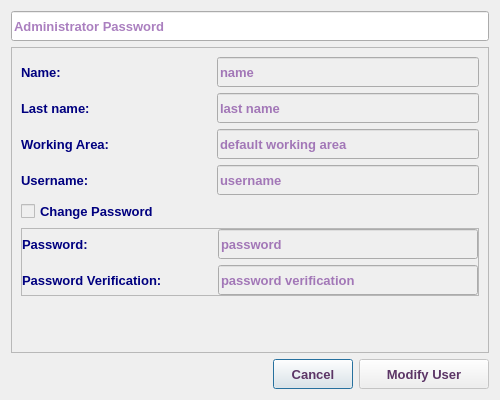
<?xml version="1.0" encoding="UTF-8"?>
<ui version="4.0">
 <class>EditUserDialog</class>
 <widget class="QDialog" name="EditUserDialog">
  <property name="geometry">
   <rect>
    <x>0</x>
    <y>0</y>
    <width>500</width>
    <height>400</height>
   </rect>
  </property>
  <property name="sizePolicy">
   <sizepolicy hsizetype="Fixed" vsizetype="Fixed">
    <horstretch>0</horstretch>
    <verstretch>0</verstretch>
   </sizepolicy>
  </property>
  <property name="minimumSize">
   <size>
    <width>500</width>
    <height>400</height>
   </size>
  </property>
  <property name="maximumSize">
   <size>
    <width>500</width>
    <height>400</height>
   </size>
  </property>
  <property name="font">
   <font>
    <family>Tahoma</family>
    <pointsize>10</pointsize>
   </font>
  </property>
  <property name="windowTitle">
   <string>Edit User</string>
  </property>
  <property name="windowIcon">
   <iconset resource="../../../../image.qrc">
    <normaloff>:/Image/edit.png</normaloff>:/Image/edit.png</iconset>
  </property>
  <layout class="QVBoxLayout" name="verticalLayout_3">
   <item>
    <widget class="QLineEdit" name="adminPasswordLE">
     <property name="minimumSize">
      <size>
       <width>170</width>
       <height>30</height>
      </size>
     </property>
     <property name="maximumSize">
      <size>
       <width>500</width>
       <height>30</height>
      </size>
     </property>
     <property name="font">
      <font>
       <pointsize>10</pointsize>
       <weight>75</weight>
       <bold>true</bold>
      </font>
     </property>
     <property name="styleSheet">
      <string notr="true">color: rgb(85, 0, 127);</string>
     </property>
     <property name="echoMode">
      <enum>QLineEdit::Password</enum>
     </property>
     <property name="placeholderText">
      <string>Administrator Password</string>
     </property>
    </widget>
   </item>
   <item>
    <widget class="QFrame" name="frame">
     <property name="enabled">
      <bool>false</bool>
     </property>
     <property name="font">
      <font>
       <pointsize>10</pointsize>
      </font>
     </property>
     <property name="frameShape">
      <enum>QFrame::StyledPanel</enum>
     </property>
     <property name="frameShadow">
      <enum>QFrame::Raised</enum>
     </property>
     <layout class="QVBoxLayout" name="verticalLayout_2">
      <item>
       <layout class="QHBoxLayout" name="horizontalLayout_2">
        <item>
         <widget class="QLabel" name="label">
          <property name="sizePolicy">
           <sizepolicy hsizetype="Fixed" vsizetype="Fixed">
            <horstretch>0</horstretch>
            <verstretch>0</verstretch>
           </sizepolicy>
          </property>
          <property name="minimumSize">
           <size>
            <width>190</width>
            <height>30</height>
           </size>
          </property>
          <property name="maximumSize">
           <size>
            <width>190</width>
            <height>30</height>
           </size>
          </property>
          <property name="font">
           <font>
            <pointsize>10</pointsize>
            <weight>75</weight>
            <bold>true</bold>
           </font>
          </property>
          <property name="styleSheet">
           <string notr="true">color: rgb(0, 0, 127);</string>
          </property>
          <property name="text">
           <string>Name:</string>
          </property>
         </widget>
        </item>
        <item>
         <widget class="QLineEdit" name="nameLE">
          <property name="sizePolicy">
           <sizepolicy hsizetype="Expanding" vsizetype="Fixed">
            <horstretch>0</horstretch>
            <verstretch>0</verstretch>
           </sizepolicy>
          </property>
          <property name="minimumSize">
           <size>
            <width>180</width>
            <height>30</height>
           </size>
          </property>
          <property name="maximumSize">
           <size>
            <width>500</width>
            <height>30</height>
           </size>
          </property>
          <property name="font">
           <font>
            <pointsize>10</pointsize>
            <weight>75</weight>
            <bold>true</bold>
           </font>
          </property>
          <property name="styleSheet">
           <string notr="true">color: rgb(85, 0, 127);</string>
          </property>
          <property name="placeholderText">
           <string>name</string>
          </property>
         </widget>
        </item>
       </layout>
      </item>
      <item>
       <layout class="QHBoxLayout" name="horizontalLayout_3">
        <item>
         <widget class="QLabel" name="label_2">
          <property name="sizePolicy">
           <sizepolicy hsizetype="Fixed" vsizetype="Fixed">
            <horstretch>0</horstretch>
            <verstretch>0</verstretch>
           </sizepolicy>
          </property>
          <property name="minimumSize">
           <size>
            <width>190</width>
            <height>30</height>
           </size>
          </property>
          <property name="maximumSize">
           <size>
            <width>190</width>
            <height>30</height>
           </size>
          </property>
          <property name="font">
           <font>
            <pointsize>10</pointsize>
            <weight>75</weight>
            <bold>true</bold>
           </font>
          </property>
          <property name="styleSheet">
           <string notr="true">color: rgb(0, 0, 127);</string>
          </property>
          <property name="text">
           <string>Last name:</string>
          </property>
         </widget>
        </item>
        <item>
         <widget class="QLineEdit" name="lastnameLE">
          <property name="sizePolicy">
           <sizepolicy hsizetype="Expanding" vsizetype="Fixed">
            <horstretch>0</horstretch>
            <verstretch>0</verstretch>
           </sizepolicy>
          </property>
          <property name="minimumSize">
           <size>
            <width>180</width>
            <height>30</height>
           </size>
          </property>
          <property name="maximumSize">
           <size>
            <width>500</width>
            <height>30</height>
           </size>
          </property>
          <property name="font">
           <font>
            <pointsize>10</pointsize>
            <weight>75</weight>
            <bold>true</bold>
           </font>
          </property>
          <property name="styleSheet">
           <string notr="true">color: rgb(85, 0, 127);</string>
          </property>
          <property name="placeholderText">
           <string>last name</string>
          </property>
         </widget>
        </item>
       </layout>
      </item>
      <item>
       <layout class="QHBoxLayout" name="horizontalLayout_4">
        <item>
         <widget class="QLabel" name="label_3">
          <property name="sizePolicy">
           <sizepolicy hsizetype="Fixed" vsizetype="Fixed">
            <horstretch>0</horstretch>
            <verstretch>0</verstretch>
           </sizepolicy>
          </property>
          <property name="minimumSize">
           <size>
            <width>190</width>
            <height>30</height>
           </size>
          </property>
          <property name="maximumSize">
           <size>
            <width>190</width>
            <height>30</height>
           </size>
          </property>
          <property name="font">
           <font>
            <pointsize>10</pointsize>
            <weight>75</weight>
            <bold>true</bold>
           </font>
          </property>
          <property name="styleSheet">
           <string notr="true">color: rgb(0, 0, 127);</string>
          </property>
          <property name="text">
           <string>Working Area:</string>
          </property>
         </widget>
        </item>
        <item>
         <widget class="QLineEdit" name="areaLE">
          <property name="sizePolicy">
           <sizepolicy hsizetype="Expanding" vsizetype="Fixed">
            <horstretch>0</horstretch>
            <verstretch>0</verstretch>
           </sizepolicy>
          </property>
          <property name="minimumSize">
           <size>
            <width>180</width>
            <height>30</height>
           </size>
          </property>
          <property name="maximumSize">
           <size>
            <width>500</width>
            <height>30</height>
           </size>
          </property>
          <property name="font">
           <font>
            <pointsize>10</pointsize>
            <weight>75</weight>
            <bold>true</bold>
           </font>
          </property>
          <property name="styleSheet">
           <string notr="true">color: rgb(85, 0, 127);</string>
          </property>
          <property name="placeholderText">
           <string>default working area</string>
          </property>
         </widget>
        </item>
       </layout>
      </item>
      <item>
       <layout class="QHBoxLayout" name="horizontalLayout_5">
        <item>
         <widget class="QLabel" name="label_4">
          <property name="sizePolicy">
           <sizepolicy hsizetype="Fixed" vsizetype="Fixed">
            <horstretch>0</horstretch>
            <verstretch>0</verstretch>
           </sizepolicy>
          </property>
          <property name="minimumSize">
           <size>
            <width>190</width>
            <height>30</height>
           </size>
          </property>
          <property name="maximumSize">
           <size>
            <width>190</width>
            <height>30</height>
           </size>
          </property>
          <property name="font">
           <font>
            <pointsize>10</pointsize>
            <weight>75</weight>
            <bold>true</bold>
           </font>
          </property>
          <property name="styleSheet">
           <string notr="true">color: rgb(0, 0, 127);</string>
          </property>
          <property name="text">
           <string>Username:</string>
          </property>
         </widget>
        </item>
        <item>
         <widget class="QLineEdit" name="usernameLE">
          <property name="sizePolicy">
           <sizepolicy hsizetype="Expanding" vsizetype="Fixed">
            <horstretch>0</horstretch>
            <verstretch>0</verstretch>
           </sizepolicy>
          </property>
          <property name="minimumSize">
           <size>
            <width>180</width>
            <height>30</height>
           </size>
          </property>
          <property name="maximumSize">
           <size>
            <width>500</width>
            <height>30</height>
           </size>
          </property>
          <property name="font">
           <font>
            <pointsize>10</pointsize>
            <weight>75</weight>
            <bold>true</bold>
           </font>
          </property>
          <property name="styleSheet">
           <string notr="true">color: rgb(85, 0, 127);</string>
          </property>
          <property name="placeholderText">
           <string>username</string>
          </property>
         </widget>
        </item>
       </layout>
      </item>
      <item>
       <widget class="QCheckBox" name="passCB">
        <property name="font">
         <font>
          <pointsize>10</pointsize>
          <weight>75</weight>
          <bold>true</bold>
         </font>
        </property>
        <property name="styleSheet">
         <string notr="true">color: rgb(0, 0, 127);</string>
        </property>
        <property name="text">
         <string>Change Password</string>
        </property>
        <property name="checked">
         <bool>false</bool>
        </property>
       </widget>
      </item>
      <item>
       <widget class="QFrame" name="passFrame">
        <property name="font">
         <font>
          <pointsize>10</pointsize>
         </font>
        </property>
        <property name="frameShape">
         <enum>QFrame::StyledPanel</enum>
        </property>
        <property name="frameShadow">
         <enum>QFrame::Raised</enum>
        </property>
        <layout class="QVBoxLayout" name="verticalLayout">
         <property name="leftMargin">
          <number>0</number>
         </property>
         <property name="topMargin">
          <number>0</number>
         </property>
         <property name="rightMargin">
          <number>0</number>
         </property>
         <property name="bottomMargin">
          <number>0</number>
         </property>
         <item>
          <layout class="QHBoxLayout" name="horizontalLayout_6">
           <item>
            <widget class="QLabel" name="label_5">
             <property name="sizePolicy">
              <sizepolicy hsizetype="Fixed" vsizetype="Fixed">
               <horstretch>0</horstretch>
               <verstretch>0</verstretch>
              </sizepolicy>
             </property>
             <property name="minimumSize">
              <size>
               <width>190</width>
               <height>30</height>
              </size>
             </property>
             <property name="maximumSize">
              <size>
               <width>190</width>
               <height>30</height>
              </size>
             </property>
             <property name="font">
              <font>
               <pointsize>10</pointsize>
               <weight>75</weight>
               <bold>true</bold>
              </font>
             </property>
             <property name="styleSheet">
              <string notr="true">color: rgb(0, 0, 127);</string>
             </property>
             <property name="text">
              <string>Password:</string>
             </property>
            </widget>
           </item>
           <item>
            <widget class="QLineEdit" name="passwordLE">
             <property name="sizePolicy">
              <sizepolicy hsizetype="Expanding" vsizetype="Fixed">
               <horstretch>0</horstretch>
               <verstretch>0</verstretch>
              </sizepolicy>
             </property>
             <property name="minimumSize">
              <size>
               <width>180</width>
               <height>30</height>
              </size>
             </property>
             <property name="maximumSize">
              <size>
               <width>500</width>
               <height>30</height>
              </size>
             </property>
             <property name="font">
              <font>
               <pointsize>10</pointsize>
               <weight>75</weight>
               <bold>true</bold>
              </font>
             </property>
             <property name="styleSheet">
              <string notr="true">color: rgb(85, 0, 127);</string>
             </property>
             <property name="echoMode">
              <enum>QLineEdit::Password</enum>
             </property>
             <property name="placeholderText">
              <string>password</string>
             </property>
            </widget>
           </item>
          </layout>
         </item>
         <item>
          <layout class="QHBoxLayout" name="horizontalLayout_7">
           <item>
            <widget class="QLabel" name="label_6">
             <property name="sizePolicy">
              <sizepolicy hsizetype="Fixed" vsizetype="Fixed">
               <horstretch>0</horstretch>
               <verstretch>0</verstretch>
              </sizepolicy>
             </property>
             <property name="minimumSize">
              <size>
               <width>190</width>
               <height>30</height>
              </size>
             </property>
             <property name="maximumSize">
              <size>
               <width>190</width>
               <height>30</height>
              </size>
             </property>
             <property name="font">
              <font>
               <pointsize>10</pointsize>
               <weight>75</weight>
               <bold>true</bold>
              </font>
             </property>
             <property name="styleSheet">
              <string notr="true">color: rgb(0, 0, 127);</string>
             </property>
             <property name="text">
              <string>Password Verification:</string>
             </property>
            </widget>
           </item>
           <item>
            <widget class="QLineEdit" name="PassVerifyLE">
             <property name="sizePolicy">
              <sizepolicy hsizetype="Expanding" vsizetype="Fixed">
               <horstretch>0</horstretch>
               <verstretch>0</verstretch>
              </sizepolicy>
             </property>
             <property name="minimumSize">
              <size>
               <width>180</width>
               <height>30</height>
              </size>
             </property>
             <property name="maximumSize">
              <size>
               <width>500</width>
               <height>30</height>
              </size>
             </property>
             <property name="font">
              <font>
               <pointsize>10</pointsize>
               <weight>75</weight>
               <bold>true</bold>
              </font>
             </property>
             <property name="styleSheet">
              <string notr="true">color: rgb(85, 0, 127);</string>
             </property>
             <property name="echoMode">
              <enum>QLineEdit::Password</enum>
             </property>
             <property name="placeholderText">
              <string>password verification</string>
             </property>
            </widget>
           </item>
          </layout>
         </item>
        </layout>
       </widget>
      </item>
      <item>
       <spacer name="verticalSpacer">
        <property name="orientation">
         <enum>Qt::Vertical</enum>
        </property>
        <property name="sizeHint" stdset="0">
         <size>
          <width>20</width>
          <height>40</height>
         </size>
        </property>
       </spacer>
      </item>
     </layout>
    </widget>
   </item>
   <item>
    <layout class="QHBoxLayout" name="horizontalLayout">
     <item>
      <spacer name="horizontalSpacer_7">
       <property name="font">
        <font>
         <pointsize>10</pointsize>
        </font>
       </property>
       <property name="orientation">
        <enum>Qt::Horizontal</enum>
       </property>
       <property name="sizeHint" stdset="0">
        <size>
         <width>40</width>
         <height>20</height>
        </size>
       </property>
      </spacer>
     </item>
     <item>
      <widget class="QPushButton" name="cancelBtn">
       <property name="minimumSize">
        <size>
         <width>80</width>
         <height>30</height>
        </size>
       </property>
       <property name="maximumSize">
        <size>
         <width>150</width>
         <height>30</height>
        </size>
       </property>
       <property name="font">
        <font>
         <pointsize>10</pointsize>
         <weight>75</weight>
         <bold>true</bold>
        </font>
       </property>
       <property name="styleSheet">
        <string notr="true">color: rgb(92, 53, 102);</string>
       </property>
       <property name="text">
        <string>Cancel</string>
       </property>
      </widget>
     </item>
     <item>
      <widget class="QPushButton" name="modifyBtn">
       <property name="enabled">
        <bool>false</bool>
       </property>
       <property name="minimumSize">
        <size>
         <width>130</width>
         <height>30</height>
        </size>
       </property>
       <property name="maximumSize">
        <size>
         <width>200</width>
         <height>30</height>
        </size>
       </property>
       <property name="font">
        <font>
         <pointsize>10</pointsize>
         <weight>75</weight>
         <bold>true</bold>
        </font>
       </property>
       <property name="styleSheet">
        <string notr="true">color: rgb(92, 53, 102);</string>
       </property>
       <property name="text">
        <string>Modify User</string>
       </property>
       <property name="icon">
        <iconset resource="../../../../image.qrc">
         <normaloff>:/Image/edit.png</normaloff>:/Image/edit.png</iconset>
       </property>
       <property name="iconSize">
        <size>
         <width>20</width>
         <height>20</height>
        </size>
       </property>
      </widget>
     </item>
    </layout>
   </item>
  </layout>
 </widget>
 <tabstops>
  <tabstop>adminPasswordLE</tabstop>
  <tabstop>nameLE</tabstop>
  <tabstop>lastnameLE</tabstop>
  <tabstop>areaLE</tabstop>
  <tabstop>usernameLE</tabstop>
  <tabstop>passCB</tabstop>
  <tabstop>passwordLE</tabstop>
  <tabstop>PassVerifyLE</tabstop>
  <tabstop>modifyBtn</tabstop>
  <tabstop>cancelBtn</tabstop>
 </tabstops>
 <resources>
  <include location="../../../../image.qrc"/>
 </resources>
 <connections/>
</ui>
